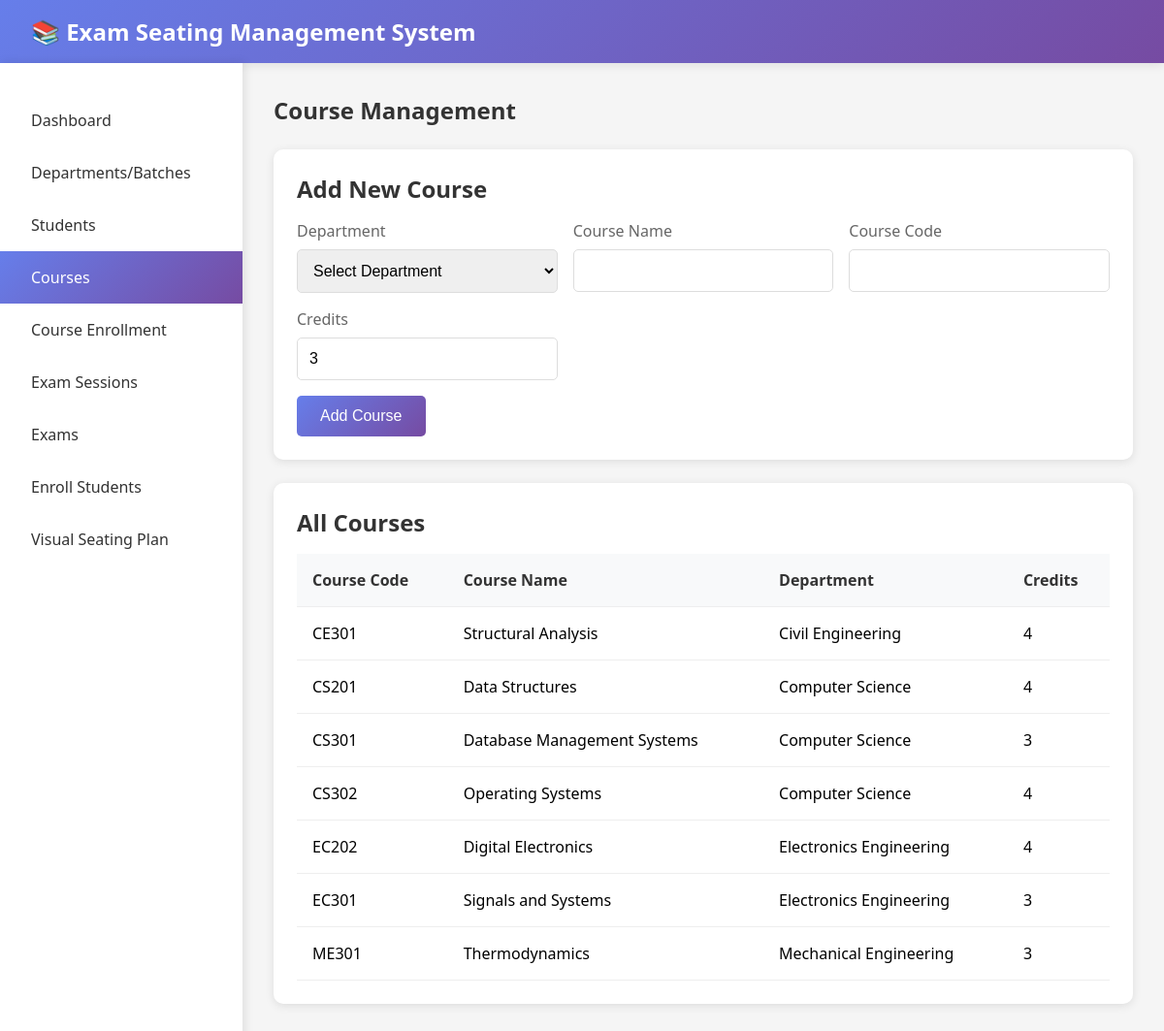
/courses.php, run on the app's committed database.
### tables this page shows
CREATE TABLE courses (
    id INT PRIMARY KEY AUTO_INCREMENT,
    department_id INT NOT NULL,
    name VARCHAR(200) NOT NULL,
    code VARCHAR(20) NOT NULL UNIQUE,
    credits INT DEFAULT 3,
    created_at TIMESTAMP DEFAULT CURRENT_TIMESTAMP,
    FOREIGN KEY (department_id) REFERENCES departments(id) ON DELETE CASCADE
);

CREATE TABLE departments (
    id INT PRIMARY KEY AUTO_INCREMENT,
    name VARCHAR(100) NOT NULL,
    code VARCHAR(20) NOT NULL UNIQUE,
     created_at TIMESTAMP DEFAULT CURRENT_TIMESTAMP
);

### courses.php (the view, shortened to what this page needs)
<?php
$conn = getConnection();
$courses = $conn->query("
    SELECT c.*, d.name as dept_name, d.code as dept_code
    FROM courses c
    JOIN departments d ON c.department_id = d.id
    ORDER BY d.name, c.name
");
?>
<!DOCTYPE html>
<html lang="en">
<head>
    <link rel ="stylesheet" href="style.css">
</head>
<body>
    <div class="navbar">
        <h1>📚 Exam Seating Management System</h1>
    </div>
    <div class="container">
        <div class="sidebar">
            <a href="index.php"> Dashboard</a>
            <a href="departments.php"> Departments/Batches</a>
            <a href="students.php"> Students</a>
            <a href="courses.php"class="active"> Courses</a>
            <a href="student_course_enrollment.php"> Course Enrollment</a>
            <a href="sessions.php"> Exam Sessions</a>
            <a href="exams.php"> Exams</a>
            <a href="enroll_students.php"> Enroll Students</a>
            <a href="visual_seating.php" > Visual Seating Plan</a>
        </div>
        <div class="main-content">
            <h2 style="margin-bottom: 1.5rem; color: #333;">Course Management</h2>
            <div class="card">
                <h2>Add New Course</h2>
                <form method="POST">
                    <div class="form-grid">
                        <div class="form-group">
                            <label>Department</label>
                            <select name="department_id" required>
                                <option value="">Select Department</option>
                            </select>
                        </div>
                        <div class="form-group">
                            <label>Course Name</label>
                            <input type="text" name="name" required>
                        </div>
                        <div class="form-group">
                            <label>Course Code</label>
                            <input type="text" name="code" required>
                        </div>
                        <div class="form-group">
                            <label>Credits</label>
                            <input type="number" name="credits" min="1" max="10" value="3" required>
                        </div>
                    </div>
                    <button type="submit" name="add_course" class="btn">Add Course</button>
                </form>
            </div>
            <div class="card">
                <h2>All Courses</h2>
                <table>
                    <thead>
                        <tr>
                            <th>Course Code</th>
                            <th>Course Name</th>
                            <th>Department</th>
                            <th>Credits</th>
                        </tr>
                    </thead>
                    <tbody>
                        <?php while ($course = $courses->fetch_assoc()): ?>
                        <tr>
                            <td><?php echo htmlspecialchars($course['code']); ?></td>
                            <td><?php echo htmlspecialchars($course['name']); ?></td>
                            <td><?php echo htmlspecialchars($course['dept_name']); ?></td>
                            <td><?php echo $course['credits']; ?></td>
                        </tr>
                        <?php endwhile; ?>
                    </tbody>
                </table>
            </div>
        </div>
    </div>
</body>
</html>

### style.css (style rules this page uses)
* { margin: 0; padding: 0; box-sizing: border-box; }
body { font-family: 'Segoe UI', Tahoma, Geneva, Verdana, sans-serif; background: #f5f5f5; font-size: 16px; }
.navbar { background: linear-gradient(135deg, #667eea 0%, #764ba2 100%); color: white; padding: 1rem 2rem; box-shadow: 0 2px 10px rgba(0,0,0,0.1); position: relative; }
.navbar h1 { font-size: 1.5rem; }
.container { display: flex; min-height: calc(100vh - 70px); }
.sidebar { width: 250px; background: white; padding: 2rem 0; box-shadow: 2px 0 10px rgba(0,0,0,0.1); transition: transform 0.3s ease; position: relative; z-index: 100; }
.sidebar a { display: block; padding: 1rem 2rem; color: #333; text-decoration: none; transition: all 0.3s; white-space: nowrap; overflow: hidden; text-overflow: ellipsis; }
.sidebar a:hover, .sidebar a.active { background: linear-gradient(135deg, #667eea 0%, #764ba2 100%); color: white; }
.main-content { flex: 1; padding: 2rem; overflow-x: hidden; }
.card { background: white; padding: 1.5rem; border-radius: 10px; box-shadow: 0 2px 10px rgba(0,0,0,0.1); margin-bottom: 1.5rem; overflow-x: auto; }
.card h2 { margin-bottom: 1rem; color: #333; font-size: 1.5rem; }
table { width: 100%; border-collapse: collapse; min-width: 600px; }
th, td { padding: 1rem; text-align: left; border-bottom: 1px solid #eee; }
th { background: #f8f9fa; font-weight: 600; color: #333; }
.form-grid { display: grid; grid-template-columns: repeat(auto-fit, minmax(200px, 1fr)); gap: 1rem; margin-bottom: 1rem; }
.form-group { display: flex; flex-direction: column; }
.form-group label { margin-bottom: 0.5rem; color: #666; font-weight: 500; }
.form-group input, .form-group select, .form-group textarea { padding: 0.75rem; border: 1px solid #ddd; border-radius: 5px; font-size: 1rem; width: 100%; }
.btn { padding: 0.75rem 1.5rem; background: linear-gradient(135deg, #667eea 0%, #764ba2 100%); color: white; border: none; border-radius: 5px; cursor: pointer; font-size: 1rem; transition: all 0.3s; white-space: nowrap; }

### courses.php (style rules this page uses)
* { margin: 0; padding: 0; box-sizing: border-box; }
body { font-family: 'Segoe UI', Tahoma, Geneva, Verdana, sans-serif; background: #f5f5f5; }
.navbar { background: linear-gradient(135deg, #667eea 0%, #764ba2 100%); color: white; padding: 1rem 2rem; box-shadow: 0 2px 10px rgba(0,0,0,0.1); }
.navbar h1 { font-size: 1.5rem; }
.container { display: flex; min-height: calc(100vh - 70px); }
.sidebar { width: 250px; background: white; padding: 2rem 0; box-shadow: 2px 0 10px rgba(0,0,0,0.1); }
.sidebar a { display: block; padding: 1rem 2rem; color: #333; text-decoration: none; transition: all 0.3s; }
.sidebar a:hover, .sidebar a.active { background: linear-gradient(135deg, #667eea 0%, #764ba2 100%); color: white; }
.main-content { flex: 1; padding: 2rem; }
.card { background: white; padding: 1.5rem; border-radius: 10px; box-shadow: 0 2px 10px rgba(0,0,0,0.1); margin-bottom: 1.5rem; }
.card h2 { margin-bottom: 1rem; color: #333; }
.form-grid { display: grid; grid-template-columns: repeat(auto-fit, minmax(200px, 1fr)); gap: 1rem; margin-bottom: 1rem; }
.form-group { display: flex; flex-direction: column; }
.form-group label { margin-bottom: 0.5rem; color: #666; font-weight: 500; }
.form-group input, .form-group select { padding: 0.75rem; border: 1px solid #ddd; border-radius: 5px; font-size: 1rem; }
.btn { padding: 0.75rem 1.5rem; background: linear-gradient(135deg, #667eea 0%, #764ba2 100%); color: white; border: none; border-radius: 5px; cursor: pointer; font-size: 1rem; }
table { width: 100%; border-collapse: collapse; }
th, td { padding: 1rem; text-align: left; border-bottom: 1px solid #eee; }
th { background: #f8f9fa; font-weight: 600; color: #333; }

### data on the page
courses: code "CE301", name "Structural Analysis", department.name "Civil Engineering", credits "4"
courses: code "CS201", name "Data Structures", department.name "Computer Science", credits "4"
courses: code "CS301", name "Database Management Systems", department.name "Computer Science", credits "3"
courses: code "CS302", name "Operating Systems", department.name "Computer Science", credits "4"
courses: code "EC202", name "Digital Electronics", department.name "Electronics Engineering", credits "4"
courses: code "EC301", name "Signals and Systems", department.name "Electronics Engineering", credits "3"
courses: code "ME301", name "Thermodynamics", department.name "Mechanical Engineering", credits "3"
